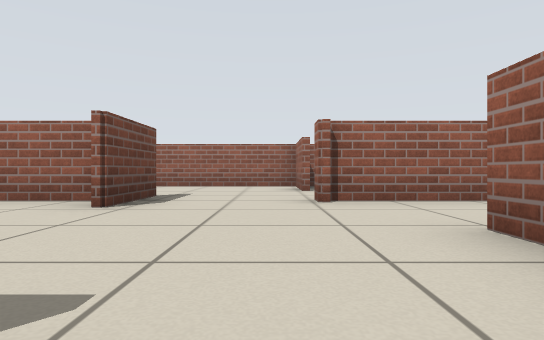
View 1 (above)

15 first-person views from a walk through a Stage world. The camera is 0.39 m above the floor, looks level and sees 75° across. Floor lines are 1 m apart. The floor is counted in squares, 1 m on a side. Each view is taken from the middle of a square. On the plan, view 1 faces up. The plan holds only what a view shows up to about 9 squares ahead; the rest is blank. The robots in the file are not drawn.

View 2
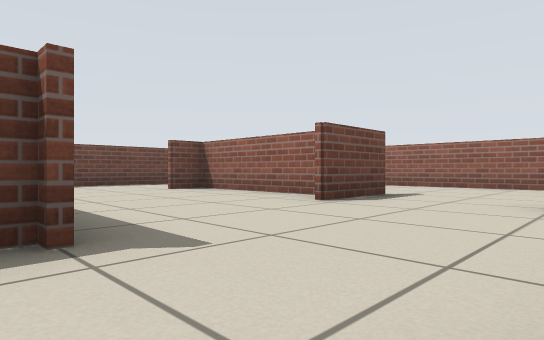

View 3
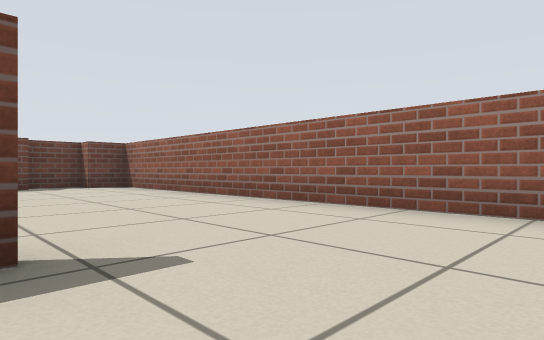

View 4
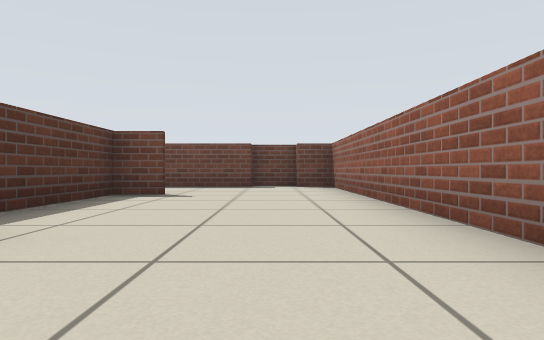

View 5
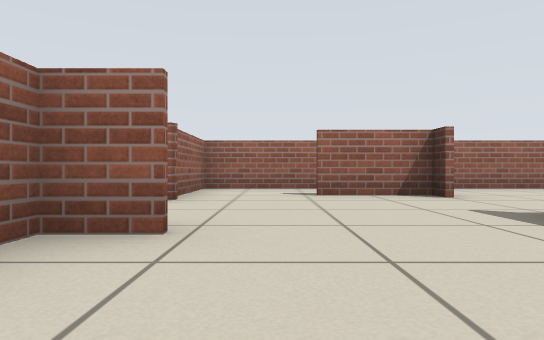

View 6
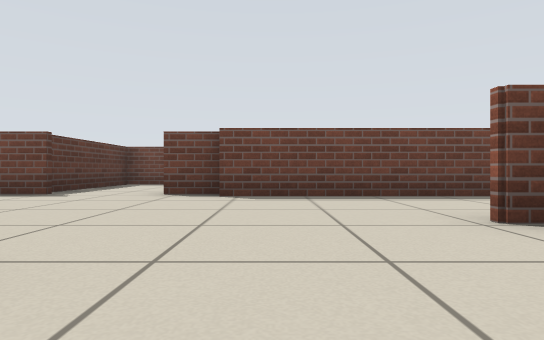

View 7
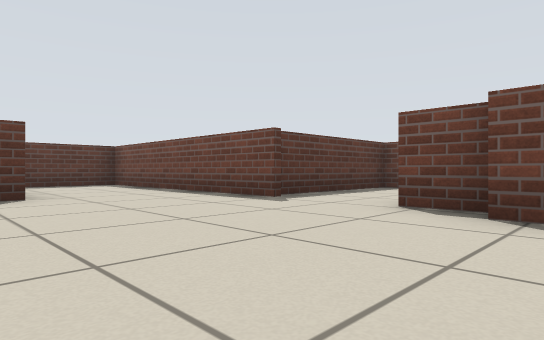

View 8
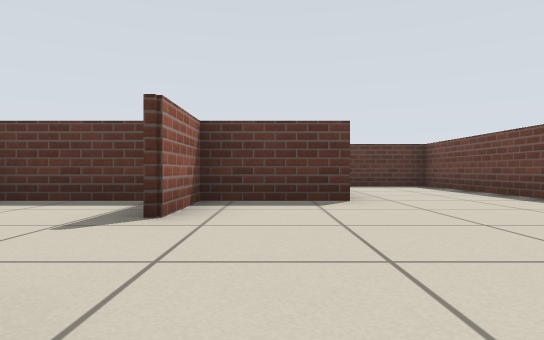

View 9
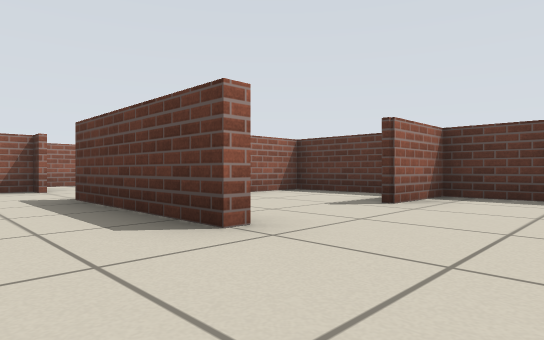

View 10
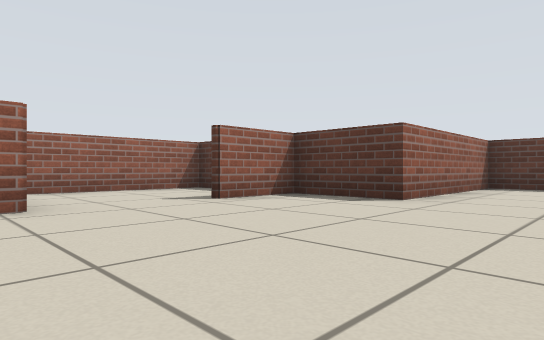

View 11
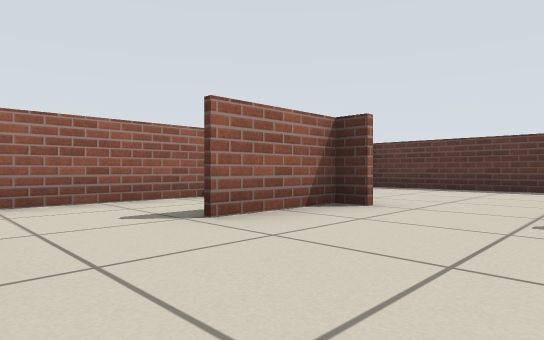

View 12
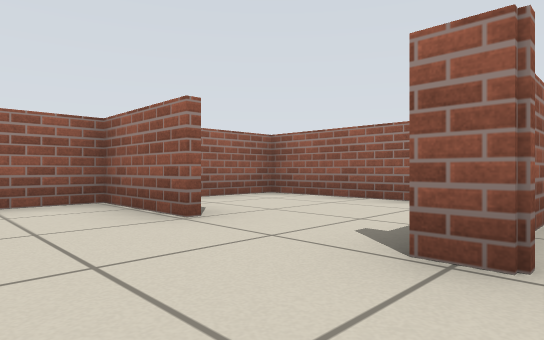

View 13
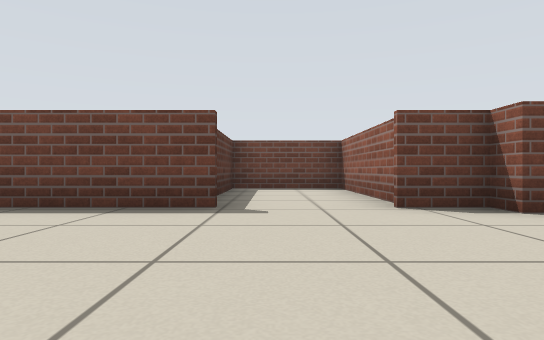

View 14
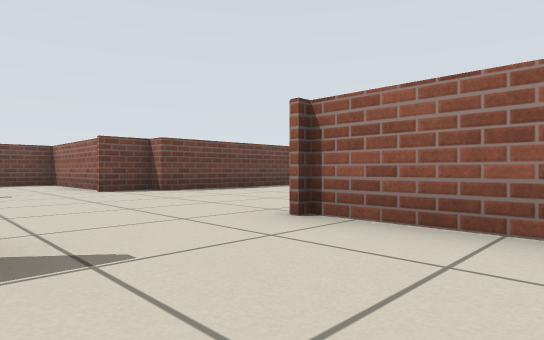

View 15
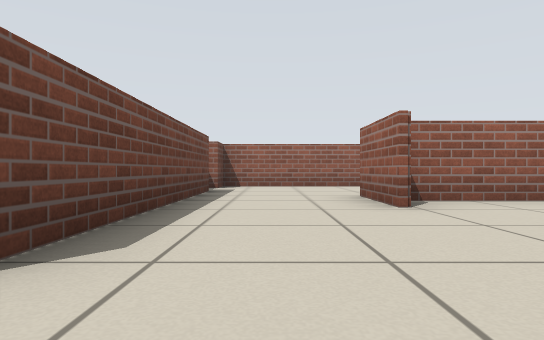

### Floor plan
Ten units are one square. View 1 is at (0, 0); x grows to the right and y downward. Boxes are objects, and circles mark ways between rooms. Rooms are numbered by the first view taken in them; rooms with no view inside come last. Other rooms are left out.
<svg viewBox="-129 -89 168 168">
<path fill="none" stroke="#000" d="M14 -6 14 -15M-1 34 31 34M34 28 34 0M-17 -54 -17 -45M-56 -45 -31 -45M-57 -36 -57 -54M-82 -66 -82 -34M6 -65 6 -84 -82 -84 -82 -76 -86 -76 -86 -65M6 -44 6 -48M-41 -6 -10 -6M-41 35 -41 18M-86 15 -86 74 -60 74 -60 34 -40 34M-82 -34 -82 -12 -86 -12 -86 -4 -124 -4 -124 18 -90 18M-19 -36 -19 -44 -56 -44M-56 -54 -56 -36M-17 -45 -17 -36M9 -6 14 -6M14 -15 14 -24M34 -10 34 -49M34 -44 6 -44M-22 -4 -41 -4M-40 34 -13 34 -13 1M34 -49 34 -84 9 -84"/>
<circle cx="0" cy="-10" r="3" fill="#2a7"/>
<circle cx="-5" cy="-50" r="3" fill="#2a7"/>
<circle cx="-70" cy="-45" r="3" fill="#2a7"/>
<circle cx="10" cy="-60" r="3" fill="#2a7"/>
<circle cx="-40" cy="5" r="3" fill="#2a7"/>
<text x="10" y="10">1</text>
<text x="-40" y="-70">2</text>
<text x="-50" y="0">3</text>
<text x="-30" y="10">4</text>
<text x="20" y="-70">5</text>
</svg>
Room 1 opens to room 3. Room 2 opens to room 3. Room 2 opens to room 5. Room 3 opens to room 4.

Where each view was taken, in squares from view 1:
view 1: 0 up, 0 right, facing up
view 2: 0 up, 1 right, facing up-left
view 3: 5 up, 0 right, facing up-left
view 4: 7 up, 0 right, facing left
view 5: 3 up, 4 left, facing right
view 6: 2 up, 3 left, facing left
view 7: 2 up, 5 left, facing down-left
view 8: 1 up, 5 left, facing down
view 9: 2 up, 6 left, facing down-right
view 10: 1 up, 8 left, facing down-right
view 11: 4 up, 1 left, facing down-right
view 12: 4 up, 1 left, facing up-right
view 13: 1 down, 5 left, facing left
view 14: 2 down, 2 left, facing up-left
view 15: 0 up, 7 left, facing up
